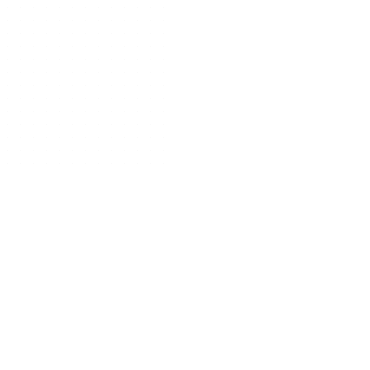
Frame 1 (no input)
Frame 60 (the mouse pressed at the canvas centre just before this capture): identical to frame 1, image omitted
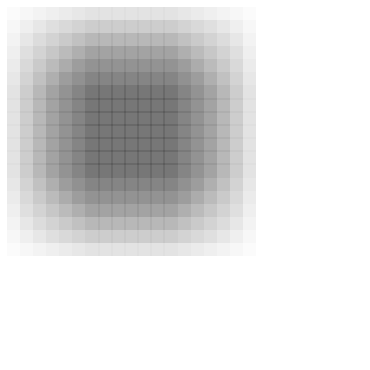
Frame 120 (the mouse held since frame 60 and released just before this capture)

The Processing sketch that drew these frames (run headless with seeded random() and noise(); from frame 60 on, the mouse is pressed at the canvas centre):

// Processing sketch: processing_4322
// ── processing_4322.pde

void setup(){
size(370,370);
}
void draw(){
background(255,255,255);
noStroke();
fill(0,4);
for(int i=7;i<170;i=i+13){
for(int o=7;o<170;o=o+13)
rect(i,o,(mouseX/2)+1,(mouseY/2)+1);
}
}
